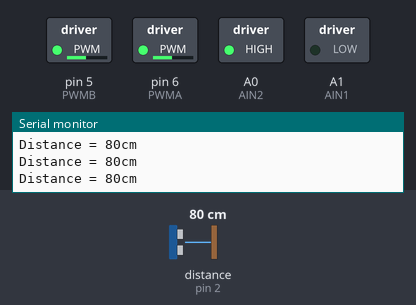
This sketch was run on a simulated Arduino Uno, built with avr-gcc and run on an emulated ATmega328P. On the bench: switched loads named in the sketch (green lamp = pin HIGH), the last lines printed to the serial monitor. Wiring (inferred from the names in the program): ultrasonic range finder: trigger pin 3; echo pin 2. Dashed ring = blinking. The test bench sets the inputs (shaded band); at power-on: distance to the obstacle (sensor on pin 2) 80 cm. The echo pulse lasts 58.3 µs per cm; pins used as bus, display or sensor lines are not drawn.

Above: at 1.2 s.
1.3 s: distance to the obstacle (sensor on pin 2) set to 28 cm
2.8 s: distance to the obstacle (sensor on pin 2) set to 23 cm
At 4.2 s:
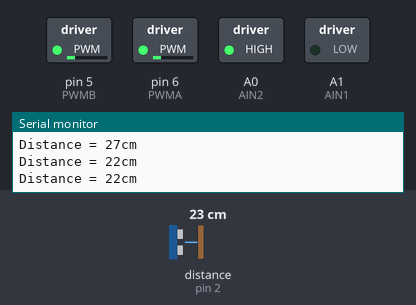
5.8 s: distance to the obstacle (sensor on pin 2) set to 35 cm
At 5.93 s:
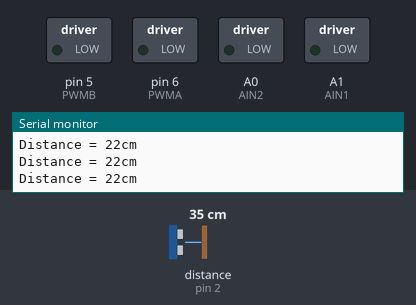
7.5 s: distance to the obstacle (sensor on pin 2) set to 2 cm
At 7.9 s:
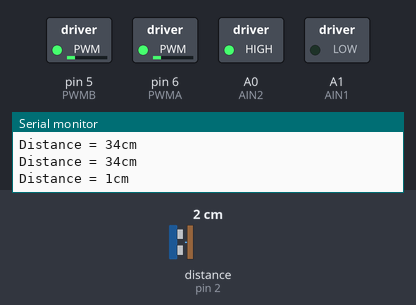
Timing chart, 0 to 11.5 s (numbered marks = the images above; inputs shaded):
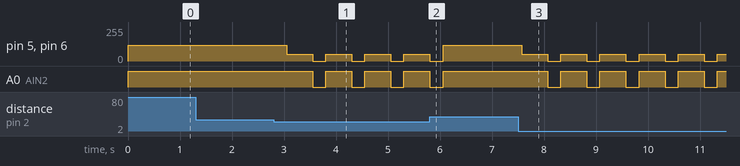

The sketch:

Ultrasionc-Obstacle-Avoidance.ino
```cpp
/* WaveShare ARPICAR Run Forward/Backward/Left/Right Test

   ARPICAR run forward,backward,left right and so on..

   Created 25th June 2016
           by Xinwu Lin

   CN: http://www.waveshare.net/
   EN: http://www.waveshare.com/
*/

#define PWMA   6           //Left Motor Speed pin (ENA)
#define AIN2   A0          //Motor-L forward (IN2).
#define AIN1   A1          //Motor-L backward (IN1)
#define PWMB   5           //Right Motor Speed pin (ENB)
#define BIN1   A2          //Motor-R forward (IN3)
#define BIN2   A3          //Motor-R backward (IN4)
#define ECHO   2
#define TRIG   3

int Distance = 0;
int Speed = 120;

int Distance_test();
void forward();
void backward();
void right();
void left();
void stop();

void setup()
{
  Serial.begin(115200);
  Serial.println("Ultrasionc Obstacle Avoidance example");
  pinMode(ECHO, INPUT);    // Define the ultrasonic echo input pin
  pinMode(TRIG, OUTPUT);   // Define the ultrasonic trigger input pin
  pinMode(PWMA,OUTPUT);
  pinMode(AIN2,OUTPUT);
  pinMode(AIN1,OUTPUT);
  pinMode(PWMB,OUTPUT);
  pinMode(AIN1,OUTPUT);
  pinMode(AIN2,OUTPUT);
  analogWrite(PWMA,Speed);
  analogWrite(PWMB,Speed);
  stop();
}

void loop()
{
  Distance = Distance_test();                 //display distance
  Serial.print("Distance = ");            //print distance
  Serial.print(Distance);
  Serial.println("cm");
  if(Distance < 25)      //Ultrasonic range ranging 2cm to 400cm
  {
    right();
    //left();
    delay(500);
    stop();
  }
  else
  {
    forward();
  }
  delay(250);
}

int Distance_test()         // Measure the distance
{
  digitalWrite(TRIG, LOW);   // set trig pin low 2μs
  delayMicroseconds(2);
  digitalWrite(TRIG, HIGH);  // set trig pin 10μs , at last 10us
  delayMicroseconds(10);
  digitalWrite(TRIG, LOW);    // set trig pin low
  float Fdistance = pulseIn(ECHO, HIGH);  // Read echo pin high level time(us)
  Fdistance= Fdistance/58;       //Y m=（X s*344）/2
  // X s=（ 2*Y m）/344 ==》X s=0.0058*Y m ==》cm = us /58
  return (int)Fdistance;
}

void forward()
{
  analogWrite(PWMA,Speed);
  analogWrite(PWMB,Speed);
  digitalWrite(AIN1,LOW);
  digitalWrite(AIN2,HIGH);
  digitalWrite(BIN1,LOW);
  digitalWrite(BIN2,HIGH);
}

void backward()
{
  analogWrite(PWMA,Speed);
  analogWrite(PWMB,Speed);
  digitalWrite(AIN1,HIGH);
  digitalWrite(AIN2,LOW);
  digitalWrite(BIN1,HIGH);
  digitalWrite(BIN2,LOW);
}

void right()
{
  analogWrite(PWMA,50);
  analogWrite(PWMB,50);
  digitalWrite(AIN1,LOW);
  digitalWrite(AIN2,HIGH);
  digitalWrite(BIN1,HIGH);
  digitalWrite(BIN2,LOW);
}

void left()
{
  analogWrite(PWMA,50);
  analogWrite(PWMB,50);
  digitalWrite(AIN1,HIGH);
  digitalWrite(AIN2,LOW);
  digitalWrite(BIN1,LOW);
  digitalWrite(BIN2,HIGH);
}

void stop()
{
  analogWrite(PWMA,0);
  analogWrite(PWMB,0);
  digitalWrite(AIN1,LOW);
  digitalWrite(AIN2,LOW);
  digitalWrite(BIN1,LOW);
  digitalWrite(BIN2,LOW);
}
```

Measured:
- the behaviour switches between 26 and 25 cm on distance to the obstacle (sensor on pin 2) (found by bisection; images 0 and 1)
- after the input at 2.8 s, pin 5 (PWMB), pin 6 (PWMA): alternates 50/255 for 0.50 s and 0/255 for 0.25 s, starting after 0.25 s; A0 (AIN2): alternates HIGH for 0.50 s and LOW for 0.25 s, starting after 0.75 s
- after the input at 5.8 s, A0 (AIN2): goes on until 6.1 s, then stays HIGH
- after the input at 7.5 s, pin 5 (PWMB), pin 6 (PWMA): alternates 50/255 for 0.50 s and 0/255 for 0.25 s, starting after 0.07 s; A0 (AIN2): alternates HIGH for 0.50 s and LOW for 0.25 s, starting after 0.57 s
